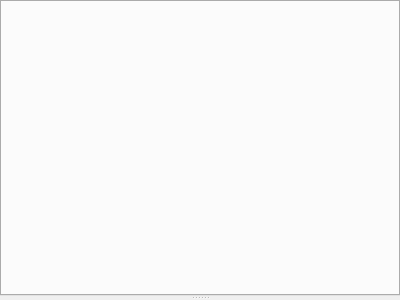
<?xml version="1.0" encoding="UTF-8"?>
<ui version="4.0">
 <class>DialogPrivateMessages</class>
 <widget class="QDialog" name="DialogPrivateMessages">
  <property name="geometry">
   <rect>
    <x>0</x>
    <y>0</y>
    <width>400</width>
    <height>300</height>
   </rect>
  </property>
  <property name="windowTitle">
   <string>Private Messages</string>
  </property>
  <property name="windowIcon">
   <iconset resource="../Resource.qrc">
    <normaloff>:/Resource/Chat/ChatWelcome.png</normaloff>:/Resource/Chat/ChatWelcome.png</iconset>
  </property>
  <layout class="QHBoxLayout" name="horizontalLayout">
   <property name="margin">
    <number>0</number>
   </property>
   <item>
    <widget class="QSplitter" name="splitter">
     <property name="orientation">
      <enum>Qt::Vertical</enum>
     </property>
     <widget class="QTabWidget" name="tabWidgetPrivateMessages"/>
     <widget class="QWidget" name="horizontalLayoutWidget">
      <layout class="QHBoxLayout" name="horizontalLayoutChatInput"/>
     </widget>
    </widget>
   </item>
  </layout>
 </widget>
 <resources>
  <include location="../Resource.qrc"/>
 </resources>
 <connections/>
</ui>
